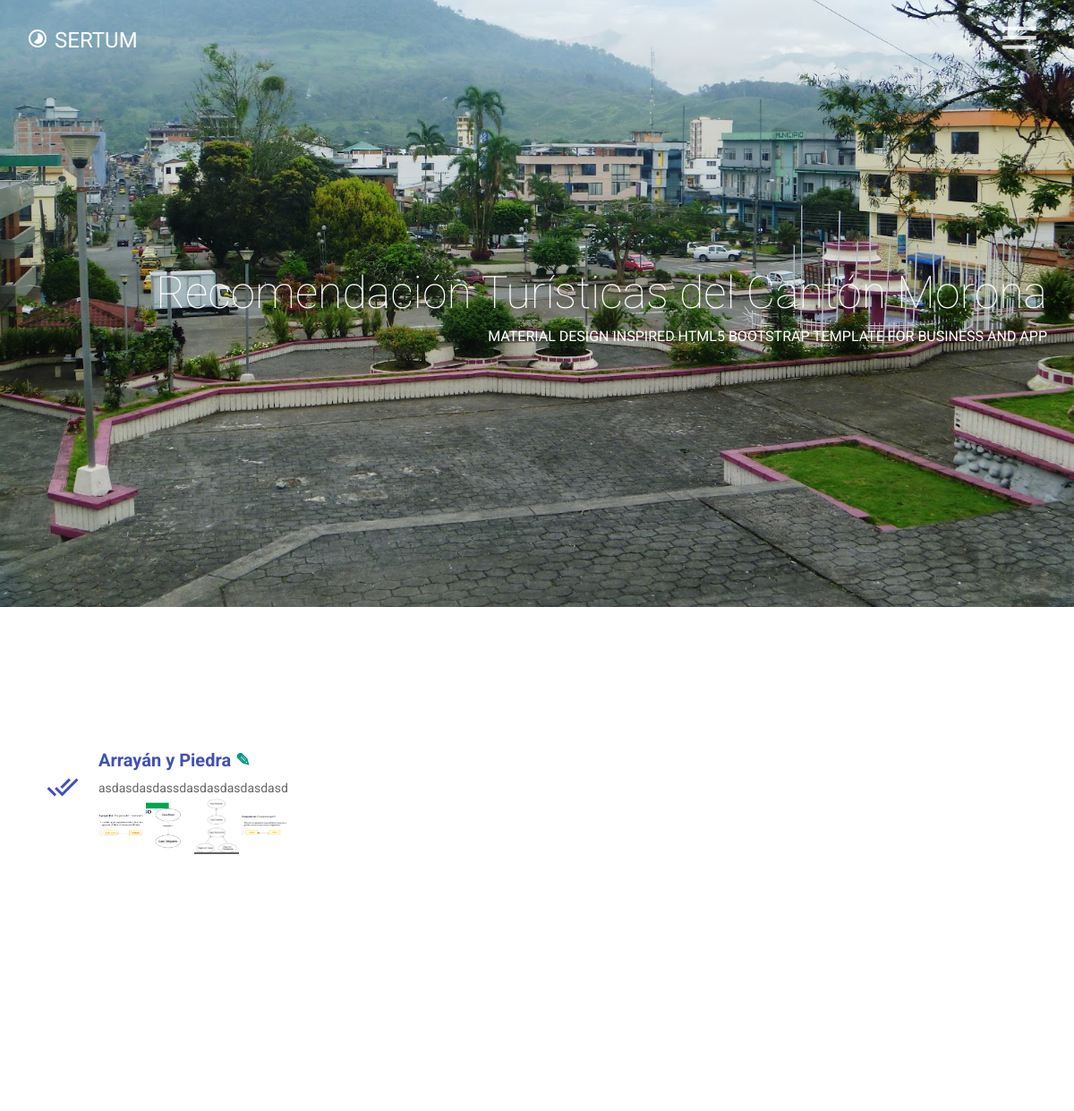
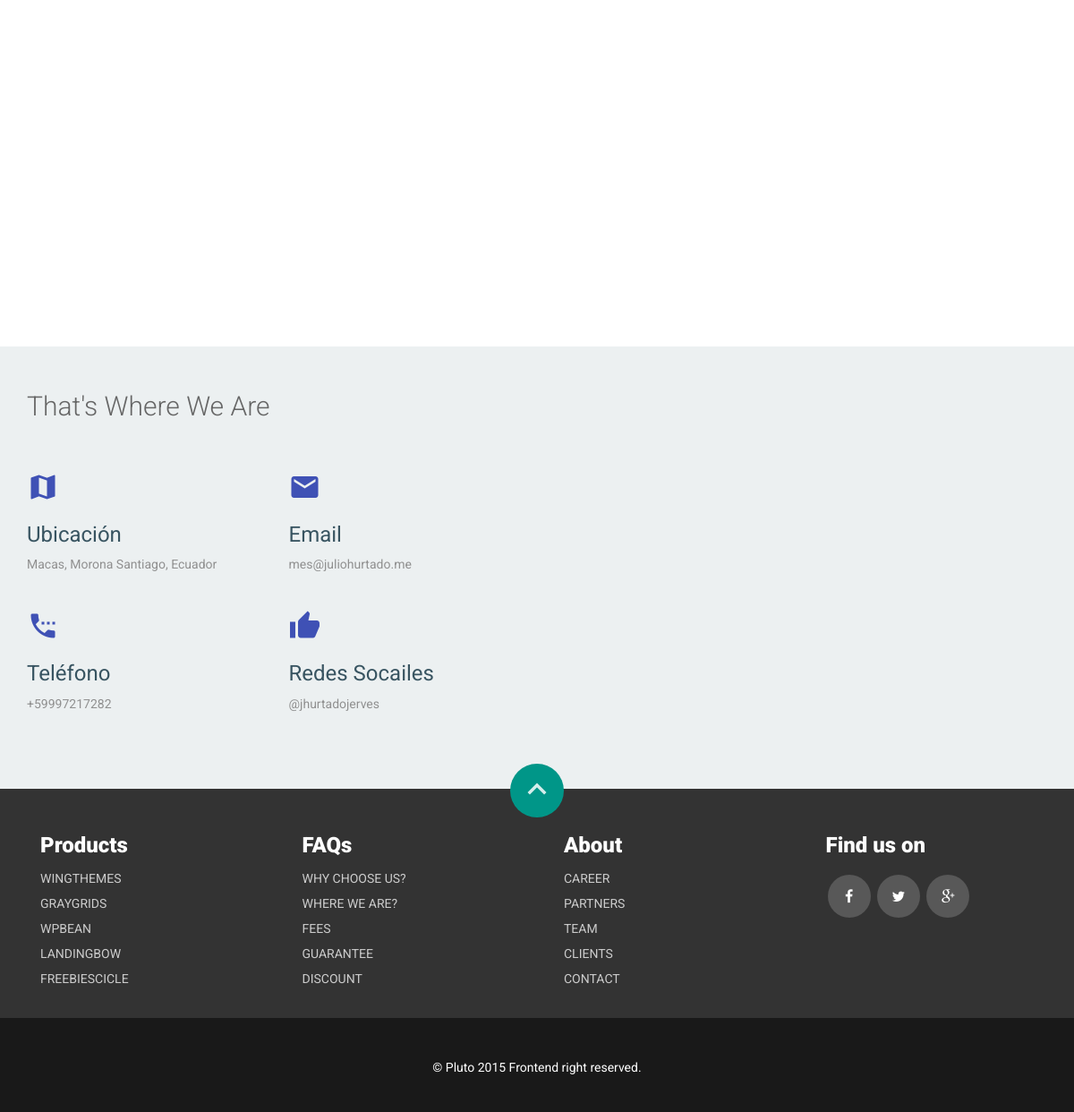
Page /centro/ver/arrayan-y-piedra/ on the committed database (2 pictures, top to bottom).
### centro/models.py (models this page shows, shortened)
class Center(models.Model):
    name = models.TextField(blank=False)
    addres = map_fields.AddressField(max_length=200)
    aditional_information = models.TextField(blank=True)
    geolocation = map_fields.GeoLocationField(max_length=100)
    slug = AutoSlugField(unique=True, populate_from='name', always_update=True)
    user = models.OneToOneField(User, unique=True, null=True)

class Picture(models.Model):
    picture = models.ImageField()
    center = models.ForeignKey(Center)

### centro/views.py (the view)
# urls.py: url(r'^centro/ver/(?P<slug>[-\w ]+)/$', CenterDetailView.as_view(), name='center_detail'),
class CenterDetailView(DetailView):
    model = Center
    template_name = 'center_detail.html'
    slug_field = 'slug'
    context_object_name = 'center'
    def get_context_data(self, **kwargs):
        context =  super(CenterDetailView, self).get_context_data(**kwargs)
        context['pictures'] = Picture.objects.filter(center__slug = self.object.slug)
        context['request'] = self.request
        if self.request.user.is_authenticated():
            user = Usuario.objects.filter(user = self.request.user)
            center = Center.objects.filter(user=user)
            if center.exists():
                context['verification'] = False
                context['center_view'] = Center.objects.get(user=user)
            else:
                context['verification'] = True
        else:
            context['verification'] = True
        return context

### centro/templates/center_detail.html (shortened to what this page needs)
{% extends 'base.html' %}
{% block content %}
    <div class="col-md-12 col-sm-12 wow fadeInDown" data-wow-duration="1000ms" data-wow-delay="300ms">
            <div class="features">
              <div class="icon">
                <i class="mdi-action-done-all"></i>
              </div>
              <div class="features-text">
                <h4>{{ center.name }} <a href="{% url 'Center:center_edit' center.slug %}" class="mui-btn mui-btn--small mui-btn--primary mui-btn--fab">✎</a></h4>
                <p>
                  {{ center.aditional_information|linebreaksbr }}
                </p>
              <div id="images">
                  {% for picture in pictures %}
                      <a href="{% url 'ver_imagen' picture.picture %}" target="_blank"><img src="{% url 'ver_imagen' picture.picture %}" alt="" style="width: 50px;"></a>
                  {% endfor %}
              </div>
              </div>
            </div>
{% endblock %}
{% block map%}
    <div class="row" style="height: 700px !important; width: auto; margin: auto auto;">
<div id="map" class="row" style="height: 85%; width: 60%;"></div>
    </div>
    </div>
  {% endblock %}

### centro/templates/base.html (shortened to what this page needs)
{% load static %}
<!doctype html>
<html lang="en">
  <head>
    <link href="{% static 'css/bootstrap.min.css'%}" rel="stylesheet">
    <link href="//cdn.muicss.com/mui-0.9.9-rc1/css/mui.min.css" rel="stylesheet" type="text/css" />
    <link rel="stylesheet" href="{% static 'fonts/font-awesome.min.css'%}" type="text/css" media="screen">
    <link href="{% static 'css/material.min.css' %}" rel="stylesheet">
    <link href="{% static 'css/ripples.min.css' %}" rel="stylesheet">
    <link href="{% static 'css/main.css' %}" rel="stylesheet">
    <link href="{% static 'css/responsive.css' %}" rel="stylesheet">
    <link href="{% static 'css/animate.min.css' %}" rel="stylesheet">
  </head>
  <body>
  	<div class="content-wrap">
     <header class="hero-area" id="home">
      <div class="container">
          <div class="col-md-12">
            <div class="navbar navbar-inverse sticky-navigation navbar-fixed-top" role="navigation" data-spy="affix" data-offset-top="200">
              <div class="container">
                <div class="navbar-header">
                  <a class="logo-left " href="{% url 'Center:home' %}"><i class="mdi-image-timelapse"></i>SERTUM</a>
                </div>
                <div class="navbar-right">
                  <button class="menu-icon"  id="open-button">
                    <i class="mdi-navigation-menu"></i>
                  </button>
                </div>
              </div>
            </div>
        </div>
        <div class="contents text-right">
          <h1 class="wow fadeInRight" data-wow-duration="1000ms" data-wow-delay="300ms">Recomendación Turísticas del Cantón Morona</h1>
          <p class="wow fadeInRight" data-wow-duration="1000ms" data-wow-delay="400ms">Material Design Inspired HTML5 Bootstrap Template for Business and App</p>
        </div>
    </header>
    <section id="features" class="section">
      <div class="container">
        <div class="row">
          {% block content %}
          {% endblock %}
        </div>
           {% block map %}
           {% endblock %}
      </div>
    </section>
    <section id="contact">
      <div class="container">
        <div class="row">
          <div class="col-md-6 wow fadeInLeft" data-wow-duration="1000ms" data-wow-delay="300ms">
            <h2 class="section-title">That's Where We Are</h2>
            <div class="row">
              <div class="col-md-6 col-sm-6">
                <div class="info">
                  <div class="icon">
                    <i class="mdi-maps-map"></i>
                  </div>
                  <h4>Ubicación</h4>
                  <p>Macas, Morona Santiago, Ecuador</p>
                </div>
              </div>
              <div class="col-md-6 col-sm-6">
                <div class="info">
                  <div class="icon">
                    <i class="mdi-content-mail"></i>
                  </div>
                  <h4>Email</h4>
                  <p>mes@juliohurtado.me</p>
                </div>
              </div>
              <div class="col-md-6 col-sm-6">
                <div class="info">
                  <div class="icon">
                    <i class="mdi-action-settings-phone"></i>
                  </div>
                  <h4>Teléfono</h4>
                  <p>+59997217282</p>
                </div>
              </div>
              <div class="col-md-6 col-sm-6">
                <div class="info">
                  <div class="icon">
                    <i class="mdi-action-thumb-up"></i>
                  </div>
                  <h4>Redes Socailes</h4>
                  <p>@jhurtadojerves</p>
                </div>
              </div>
            </div>
          </div>
        </div>
      </div>
    </section>
    <section id="footer">
      <div class="container">
        <div class="container">
          <div class="row">
            <div class="col-md-3 col-sm-6 col-xs-12">
              <h3>Products</h3>
              <ul>
                <li><a href="http://wingthemes.com/">WingThemes</a>
                </li>
                <li><a href="http://graygrids.com/">Graygrids</a>
                </li>
                <li><a href="http://wpbean.com/">WPBean</a>
                </li>
                <li><a href="http://landingbow.com/">Landingbow</a>
                </li>
                <li><a href="http://freebiescircle.com/">FreebiesCicle</a>
                </li>
              </ul>
            </div>
            <div class="col-md-3 col-sm-6 col-xs-12">
              <h3>FAQs</h3>
              <ul>
                <li><a href="#">Why choose us?</a>
                </li>
                <li><a href="#">Where we are?</a>
                </li>
                <li><a href="#">Fees</a>
                </li>
                <li><a href="#">Guarantee</a>
                </li>
                <li><a href="#">Discount</a>
                </li>
              </ul>
            </div>
            <div class="col-md-3 col-sm-6 col-xs-12">
              <h3>About</h3>
              <ul>
                <li><a href="#">Career</a>
                </li>
                <li><a href="#">Partners</a>
                </li>
                <li><a href="#">Team</a>
                </li>
                <li><a href="#">Clients</a>
                </li>
                <li><a href="#">Contact</a>
                </li>
              </ul>
            </div>
            <div class="col-md-3 col-sm-6 col-xs-12">
              <h3>Find us on</h3>
              <a class="social" href="#" target="_blank"><i class="fa fa-facebook"></i></a>
              <a class="social" href="#" target="_blank"><i class="fa fa-twitter"></i></a>
              <a class="social" href="#" target="_blank"><i class="fa fa-google-plus"></i></a>
            </div>
          </div>
        </div>
      </div>
      <a href="#home" class="btn btn-primary back-to-top">
      <i class=" mdi-hardware-keyboard-arrow-up"></i>
      </a>
    </section>
    <section id="copyright">
      <div class="container">
        <div class="row">
          <div class="col-md-12">
            <p class="copyright-text">
             © Pluto 2015 Frontend right reserved.
            </p>
          </div>
        </div>
      </div>
    </section>
    </div>
  </body>
</html>

### centro/static/css/main.css (style rules this page uses)
body { font-family: 'Roboto', sans-serif; color: #666; font-size: 14px; font-weight: 400; background: #fff; }
.btn { font-size: 14px; font-weight: 400; }
.row { padding: 30px 0; }
h1 { font-size: 50px; }
ul { margin: 0; padding: 0; }
ul li { list-style: none; }
.section { padding: 90px 0; }
.content-wrap { -webkit-transition: -webkit-transform 0.4s; transition: transform 0.4s; -webkit-transition-timing-function: cubic-bezier(0.7, 0, 0.3, 1); transition-timing-function: cubic-bezier(0.7, 0, 0.3, 1); }
.navbar-fixed-top { padding: 15px 0; }
.logo-left { color: #fff; font-size: 24px; }
.logo-left i { margin-right: 7px; }
.navbar .navbar-header { padding: 13px 0; }
.menu-icon { background: transparent; border: none; margin-right: 15px; }
.menu-icon i { font-size: 50px; }
.hero-area { background: url(../img/hero-area.jpg) no-repeat; background-size: cover; background-position: center bottom; color: #fff; overflow: hidden; padding: 90px 0; }
.hero-area .sticky-navigation { background: transparent; }
.hero-area .contents h1 { font-size: 30px; font-weight: 100; }
.hero-area .contents p { font-size: 16px; font-weight: 400; text-transform: uppercase; }
@media (min-width: 1200px) { .hero-area { padding: 280px 0; } }
@media (min-width: 1200px) { .hero-area h1 { font-size: 50px !important; } }
#features { background: #fff; }
#features .features { margin: 30px 0; }
#features .features .icon { float: left; text-align: center; }
#features .features .icon i { width: 80px; height: 80px; line-height: 80px; border-radius: 50%; font-size: 36px; color: #3f51b5; }
#features .features h4 { margin-bottom: 10px; font-size: 20px; font-weight: 700; color: #3f51b5; }
#features .features .features-text { padding-left: 80px; }
#features .features .features-text p { margin: 0; }
#contact { background: #ecf0f1; }
#contact .info { padding: 15px 0; }
#contact .info .icon { margin-bottom: 20px; }
#contact .info .icon i { font-size: 36px; color: #3f51b5; }
#contact .info h4 { color: #385461; font-size: 24px; font-weight: 400; }
#contact .info p { color: #909090; }
#footer { position: relative; background: #333; }
#footer h3 { color: #fff; font-weight: 900; }
#footer ul li a { color: #ccc; transition: all 0.2s ease; -moz-transition: all 0.2s ease; -webkit-transition: all 0.2s ease; -o-transition: all 0.2s ease; line-height: 28px; text-transform: uppercase; }
#copyright { background: #191919; }
#copyright .copyright-text { color: #fff; margin-top: 15px; text-align: center; }
.back-to-top { position: absolute; top: -28px; left: 50%; margin: 0px -25px; }
.back-to-top { display: block; width: 60px; height: 60px; line-height: 60px; padding: 0; margin: 0 -30px; color: #fff; border-radius: 50%; -webkit-border-radius: 50%; -moz-border-radius: 50%; -o-border-radius: 50%; text-align: center; }
.back-to-top i { line-height: 56px; font-size: 42px; }
.social { display: inline-block; margin: 10px 2px; color: #fff; }
.social i { width: 48px; font-size: 16px; height: 48px; background: rgba(255, 255, 255, 0.18); text-align: center; line-height: 48px; border-radius: 50%; -webkit-transition: all 0.2s linear; -moz-transition: all 0.2s linear; transition: all 0.2s linear; }

### rows in the picture
Center: name "Arrayán y Piedra", aditional_information "asdasdasdassdasdasdasdasdasd"
Picture: picture (picture)
Picture: picture (picture)
Picture: picture (picture)
Picture: picture (picture)
